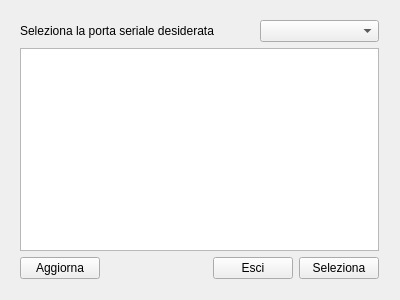
<?xml version="1.0" encoding="UTF-8"?>
<ui version="4.0">
 <class>SelectionWindows</class>
 <widget class="QWidget" name="SelectionWindows">
  <property name="geometry">
   <rect>
    <x>0</x>
    <y>0</y>
    <width>400</width>
    <height>300</height>
   </rect>
  </property>
  <property name="windowTitle">
   <string>SelectionWindows</string>
  </property>
  <widget class="QWidget" name="verticalLayoutWidget">
   <property name="geometry">
    <rect>
     <x>9</x>
     <y>9</y>
     <width>381</width>
     <height>281</height>
    </rect>
   </property>
   <layout class="QVBoxLayout" name="verticalLayout">
    <item>
     <layout class="QHBoxLayout" name="l_serialSelection">
      <item>
       <widget class="QLabel" name="label">
        <property name="text">
         <string>Seleziona la porta seriale desiderata            </string>
        </property>
       </widget>
      </item>
      <item>
       <widget class="QComboBox" name="m_SerialList"/>
      </item>
     </layout>
    </item>
    <item>
     <widget class="QTextBrowser" name="m_textBox"/>
    </item>
    <item>
     <layout class="QHBoxLayout" name="l_selectionButton">
      <item>
       <widget class="QPushButton" name="m_reloadList">
        <property name="text">
         <string>Aggiorna</string>
        </property>
       </widget>
      </item>
      <item>
       <spacer name="horizontalSpacer">
        <property name="orientation">
         <enum>Qt::Horizontal</enum>
        </property>
        <property name="sizeHint" stdset="0">
         <size>
          <width>40</width>
          <height>20</height>
         </size>
        </property>
       </spacer>
      </item>
      <item>
       <widget class="QPushButton" name="m_quitButton">
        <property name="text">
         <string>Esci</string>
        </property>
       </widget>
      </item>
      <item>
       <widget class="QPushButton" name="m_selectionButton">
        <property name="text">
         <string>Seleziona</string>
        </property>
       </widget>
      </item>
     </layout>
    </item>
   </layout>
  </widget>
 </widget>
 <layoutdefault spacing="6" margin="11"/>
 <resources/>
 <connections/>
</ui>
